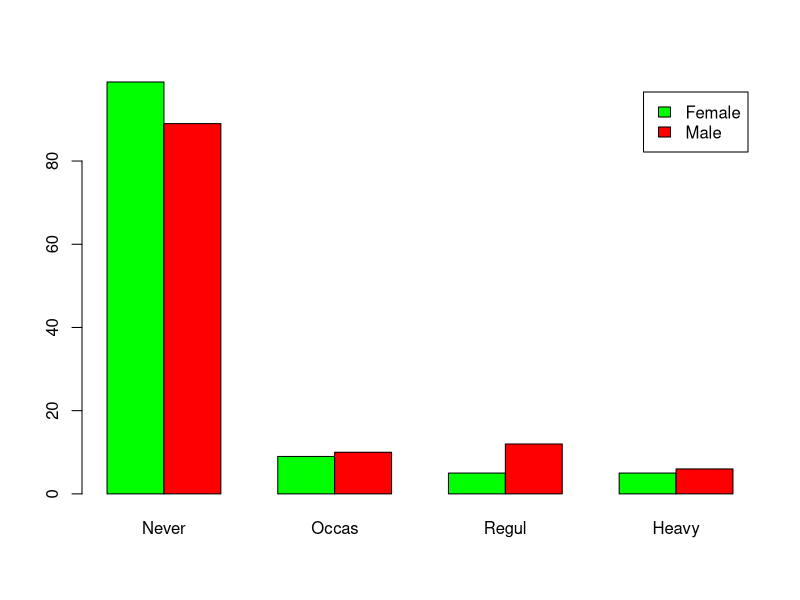
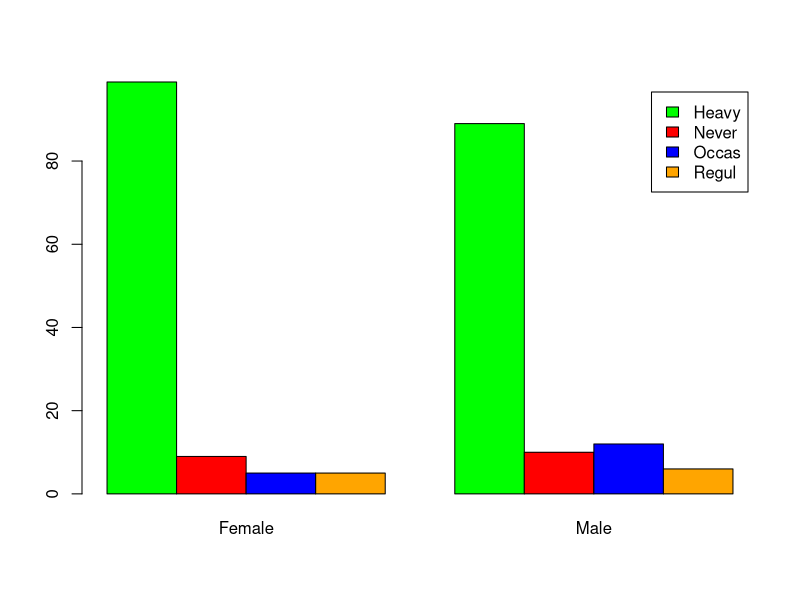
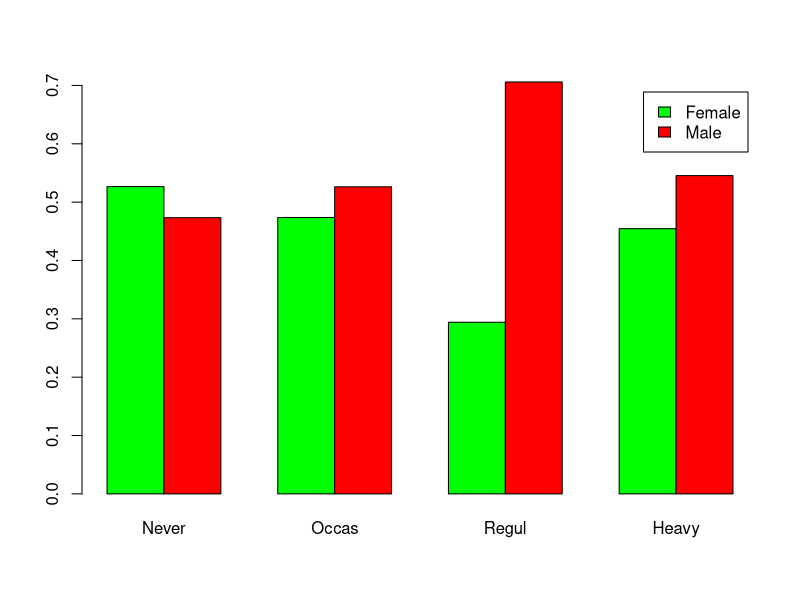
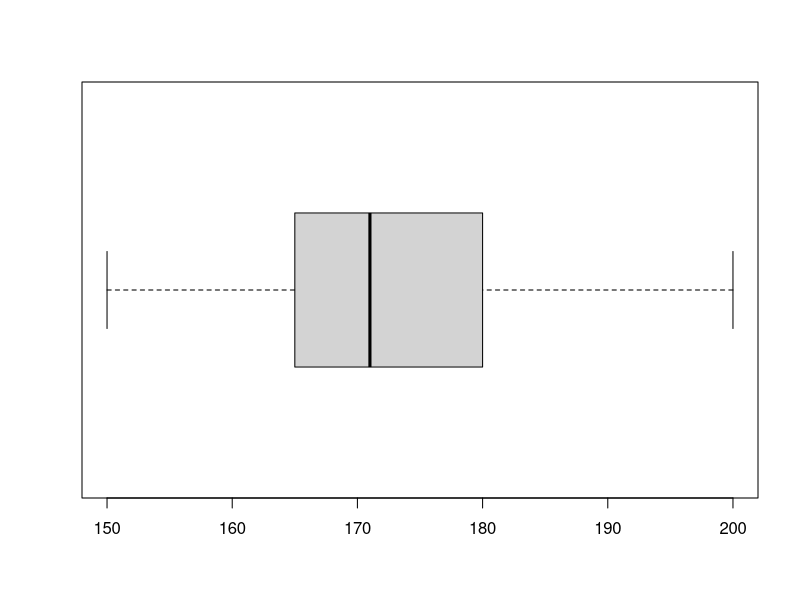
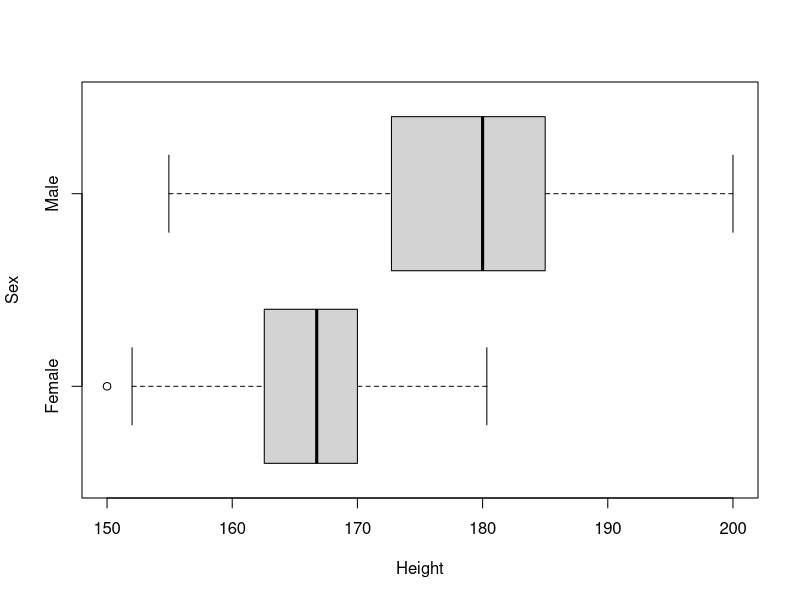
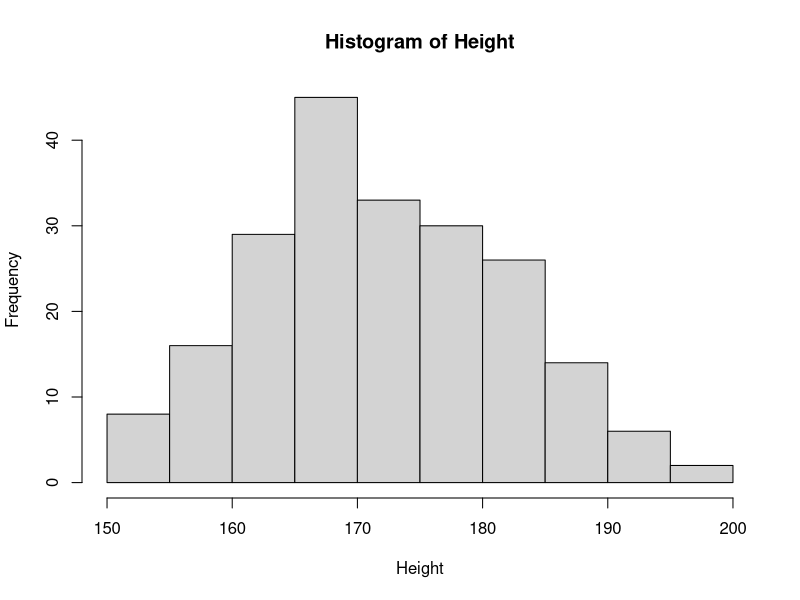

Write R code to recreate these figures, in order.
library(MASS)

attach(survey)

# Factor of data - like an enum
# use str(survey$Smoke)
# levels(survey$Smoke)

# problem 1
# P(A) = #R / #N

probability_of_regular_smoker = sum(Smoke == 'Regul', na.rm=T) / nrow(survey)

t = table(Smoke)

probability_of_regular_smoker2 = sum(t['Regul']) / nrow(survey)
p = prop.table(t)
probability_of_regular_smoker3 = sum(p['Regul'])

t2 = table(Smoke, Sex)
p2 = prop.table(t2)
probability_of_regular_male_smoker = p2['Regul', 'Male']

# P(B) = #M & R / #M
# probability_of_male_being_smoker
# sum of all cols will be 1
p3 = prop.table(t2, 2)

# P(C) = #M & R / #R
# sum of all rows will be 1
p4 = prop.table(t2, 1)

# problem 2
y = factor(Smoke, levels=levels(Smoke)[c(2, 3, 4, 1)])
t = table(y)
# pie(t, col=c('green', 'red', 'blue' ,'orange'), main='SMOKERS')
# barplot(t, col=c('green', 'red', 'blue', 'orange'))

t2 = table(Sex, y)
barplot(t2, col=c('green', 'red'), legend=levels(Sex), beside=T)

t2alt = table(y, Sex)
barplot(t2alt, col=c('green', 'red', 'blue', 'orange'), legend=levels(Smoke), beside=T)

t2prop = prop.table(table(Sex, y), 2)
barplot(t2prop, col=c('green', 'red'), legend=levels(Sex), beside=T)

# problem 3
# average 
# x1...xn, average is sum(xi)/n
average_height = mean(Height, na.rm = T)
median_height = median(Height, na.rm=T)

s = summary(Height)
boxplot(Height, horizontal = T)

boxplot(Height~Sex, horizontal=T)
# boxplot(Height[Sex=='Male'], Height[Sex=='Female'], horizontal = T)

# removes 0.1 from both sides of the interval, if we have outlier values it will
# effectively ignore them

# type h in console for more information about it
h = hist(Height)
mean_without_outliers = mean(Height, na.rm=T, trim=0.1)